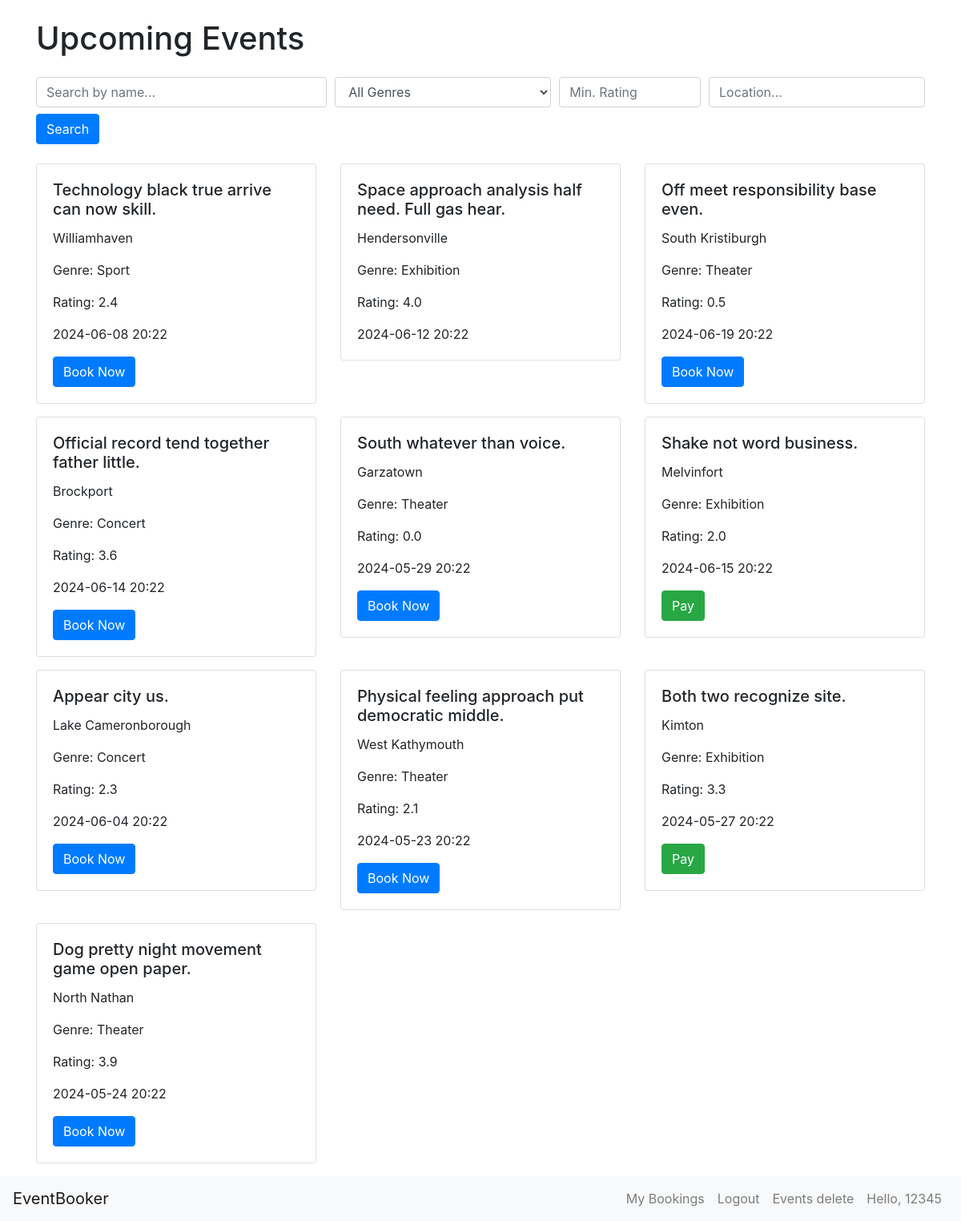
/home (signed in), run on the app's committed database.
### app/models.py (models this page shows, shortened)
class Event(db.Model):
    id = db.Column(db.Integer, primary_key=True)
    name = db.Column(db.String(100), nullable=False)
    location = db.Column(db.String(100), nullable=False)
    date = db.Column(db.DateTime, nullable=False)
    genre = db.Column(db.String(50))
    rating = db.Column(db.Float, default=0.0)
    bookings = db.relationship('Booking', backref='event', lazy=True, cascade='all, delete-orphan')

class User(db.Model, UserMixin):
    id = db.Column(db.Integer, primary_key=True)
    username = db.Column(db.String(20), unique=True, nullable=False)
    password_hash = db.Column(db.String(128), nullable=False)
    preferences = db.Column(db.String(255))
    bookings = db.relationship('Booking', backref='user', lazy=True)

### app/routes.py (the view)
@app.route('/')
@app.route('/home')
def home():
    if current_user.is_authenticated:
        user_preferences = current_user.preferences.split(',') if current_user.preferences else []
        preferred_events = Event.query.filter(Event.genre.in_(user_preferences)).all()
        other_events = Event.query.filter(Event.genre.notin_(user_preferences)).all()
        events = preferred_events + other_events
    else:
        events = Event.query.all()
    return render_template('home.html', events=events)

### app/models.py (called while the page is built)
@login_manager.user_loader
def load_user(user_id):
    return User.query.get(int(user_id))

### app/templates/home.html (shortened to what this page needs)
{% extends 'base.html' %}
{% block content %}
<div class="container mt-4">
    <h1 class="mb-4">Upcoming Events</h1>
        <form method="GET" action="{{ url_for('search') }}" class="mb-4">
            <div class="form-row">
                <div class="col-md-4">
                    <input type="text" class="form-control" name="query" placeholder="Search by name...">
                </div>
                <div class="col-md-3">
                    <select class="form-control" name="genre">
                        <option value="">All Genres</option>
                    </select>
                </div>
                <div class="col-md-2">
                    <input type="number" class="form-control" name="min_rating" min="0" max="5" step="0.1" placeholder="Min. Rating">
                </div>
                <div class="col-md-3">
                    <input type="text" class="form-control" name="location" placeholder="Location...">
                </div>
            </div>
            <button type="submit" class="btn btn-primary mt-2">Search</button>
        </form>
    <div class="row">
        {% for event in events %}
        <div class="col-md-4 mb-3">
            <div class="card">
                <div class="card-body">
                    <h5 class="card-title">{{ event.name }}</h5>
                    <p class="card-text">{{ event.location }}</p>
                    <p class="card-text">Genre: {{ event.genre }}</p>
                    <p class="card-text">Rating: {{ event.rating }}</p>
                    <p class="card-text">{{ event.date.strftime('%Y-%m-%d %H:%M') }}</p>
                    {% if current_user.is_authenticated %}
                        {% set booking = current_user.bookings|selectattr('event_id', '==', event.id)|first %}
                        {% if booking %}
                            {% if not booking.is_paid %}
                                <a href="{{ url_for('payment', booking_id=booking.id) }}" class="btn btn-success">Pay</a>
                            {% endif %}
                        {% else %}
                            <a href="{{ url_for('book', event_id=event.id) }}" class="btn btn-primary">Book Now</a>
                        {% endif %}
                    {% else %}
                        <a href="{{ url_for('login') }}" class="btn btn-primary">Login to Book</a>
                    {% endif %}
                </div>
            </div>
        </div>
        {% endfor %}
    </div>
</div>
{% endblock %}

### app/templates/base.html (shortened to what this page needs)
<!DOCTYPE html>
<html lang="en">
<head>
    <link href="https://stackpath.bootstrapcdn.com/bootstrap/4.5.2/css/bootstrap.min.css" rel="stylesheet">
</head>
<body>
    {% block content %}{% endblock %}
</body>
<nav class="navbar navbar-expand-lg navbar-light bg-light">
    <a class="navbar-brand" href="{{ url_for('home') }}">EventBooker</a>
    <div class="collapse navbar-collapse" id="navbarNav">
        <ul class="navbar-nav ml-auto">
            {% if current_user.is_authenticated %}
                <li class="nav-item">
                    <a class="nav-link" href="{{ url_for('bookings') }}">My Bookings</a>
                </li>
                <li class="nav-item">
                    <a class="nav-link" href="{{ url_for('logout') }}">Logout</a>
                </li>
                <li class="nav-item">
                    <a class="nav-link" href="{{ url_for('events_delete') }}">Events delete</a>
                </li>
                <li class="nav-item">
                    <a class="nav-link">Hello, {{ current_user.username }}</a>
                </li>
            {% endif %}
        </ul>
    </div>
  </nav>
</html>

### data on the page
Event: name "Technology black true arrive can now skill.", location "Williamhaven", genre "Sport", rating "2.4", date "2024-06-08 20:22"
Event: name "Space approach analysis half need. Full gas hear.", location "Hendersonville", genre "Exhibition", rating "4.0", date "2024-06-12 20:22"
Event: name "Off meet responsibility base even.", location "South Kristiburgh", genre "Theater", rating "0.5", date "2024-06-19 20:22"
Event: name "Official record tend together father little.", location "Brockport", genre "Concert", rating "3.6", date "2024-06-14 20:22"
Event: name "South whatever than voice.", location "Garzatown", genre "Theater", rating "0.0", date "2024-05-29 20:22"
Event: name "Shake not word business.", location "Melvinfort", genre "Exhibition", rating "2.0", date "2024-06-15 20:22"
Event: name "Appear city us.", location "Lake Cameronborough", genre "Concert", rating "2.3", date "2024-06-04 20:22"
Event: name "Physical feeling approach put democratic middle.", location "West Kathymouth", genre "Theater", rating "2.1", date "2024-05-23 20:22"
Event: name "Both two recognize site.", location "Kimton", genre "Exhibition", rating "3.3", date "2024-05-27 20:22"
Event: name "Dog pretty night movement game open paper.", location "North Nathan", genre "Theater", rating "3.9", date "2024-05-24 20:22"
User: username "12345"
